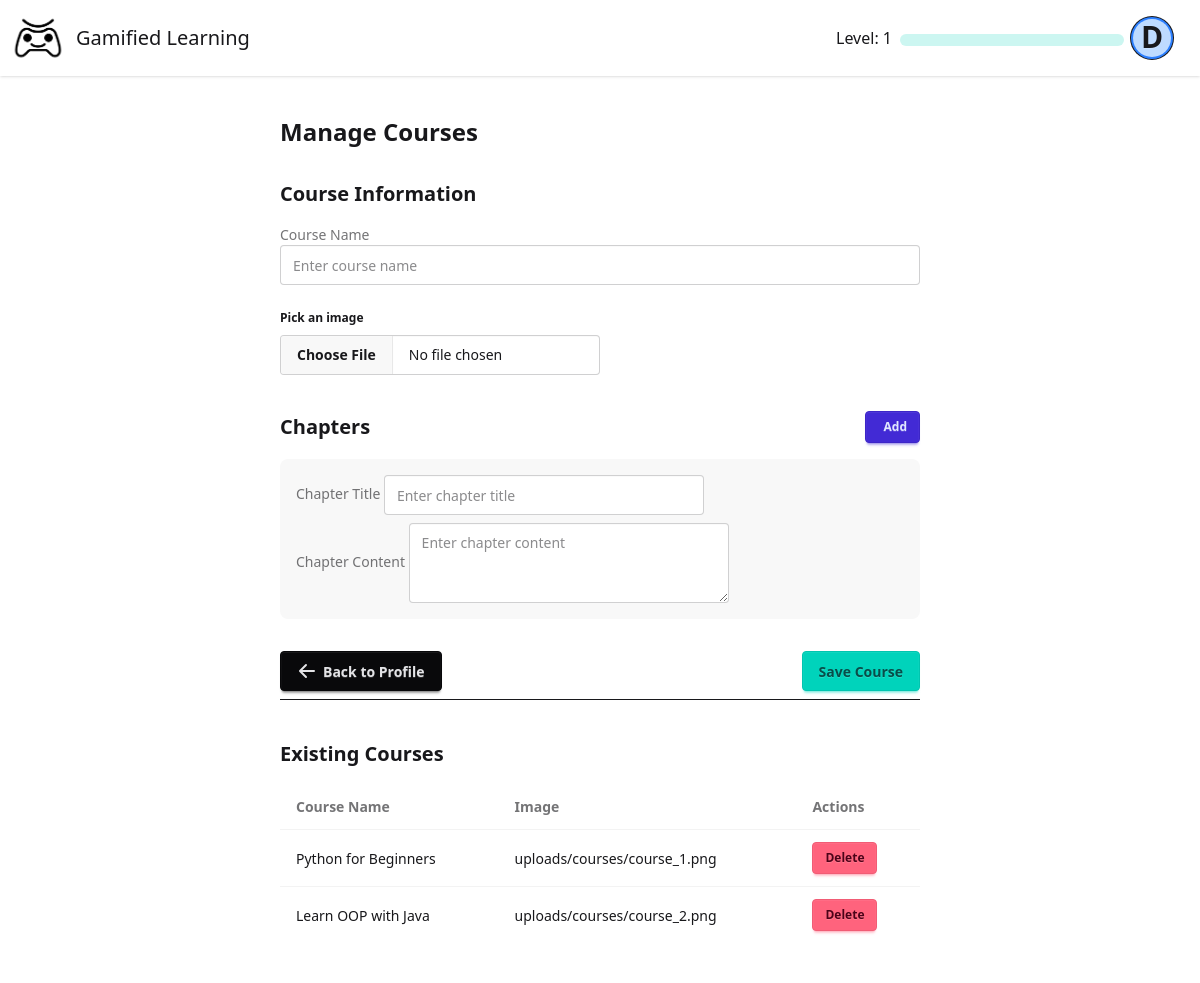
Screenshot of /admin_courses (signed in) with the database file from the repository.
### models/models.py (models this page shows, shortened)
class User(db.Model):
    id = db.Column(db.Integer, primary_key=True)
    name = db.Column(db.String(100), nullable=False)
    username = db.Column(db.String(80), unique=True, nullable=False)
    email = db.Column(db.String(120), unique=True, nullable=False)
    stream = db.Column(db.String(20), nullable=False)
    year = db.Column(db.String(10), nullable=False)
    password = db.Column(db.String(120), nullable=False)
    points = db.Column(db.Integer, default=0)
    level = db.Column(db.Integer, default=1)
    is_admin = db.Column(db.Boolean, default=False)
    is_verified = db.Column(db.Boolean, default=False)  # Add is_verified column
    created_at = db.Column(db.DateTime, default=datetime.utcnow)
    last_login = db.Column(db.DateTime)
    courses = db.relationship('Course', secondary=user_courses, back_populates='users')
    completed_chapters = db.relationship('UserChapterProgress', back_populates='user')

class Course(db.Model):
    id = db.Column(db.Integer, primary_key=True)
    name = db.Column(db.String(50), unique=True, nullable=False)
    image = db.Column(db.String(100), nullable=True, default="star.png")
    description = db.Column(db.Text)
    created_at = db.Column(db.DateTime, default=datetime.utcnow)
    updated_at = db.Column(db.DateTime, default=datetime.utcnow, onupdate=datetime.utcnow)
    is_active = db.Column(db.Boolean, default=True)
    users = db.relationship('User', secondary=user_courses, back_populates='courses')
    chapters = db.relationship('Chapter', back_populates='course', cascade='all, delete-orphan')

### routes/admin.py (the view, shortened to what this page needs)
def admin_courses_page():
    if 'user_id' not in session:
        return redirect(url_for('login'))
    user = db.session.get(User, session['user_id'])
    if user is None:
        session.clear()
        return redirect(url_for('home'))
    courses = Course.query.all()
    return render_template('admin_courses.html', user=user, courses=courses)

### templates/admin_courses.html (shortened to what this page needs)
{% extends "base.html" %}
{% block content %}
    <div class="min-h-screen flex items-center justify-center p-4" style="width: 60%; position: relative; left: 50%; transform: translate(-50%, 0);">
        <div class="card w-full max-w-3xl bg-base-100 shadow-xl">
            <div class="card-body">
                <h2 class="card-title text-2xl mb-6">Manage Courses</h2>
                <form method="POST" id="courseForm" enctype="multipart/form-data">
                    <div class="space-y-4">
                        <h3 class="text-xl font-semibold">Course Information</h3>
                        <div class="form-control">
                            <label class="label">
                                <span class="label-text">Course Name</span>
                            </label>
                            <input type="text" name="course_name" placeholder="Enter course name"
                                   class="input input-bordered w-full" required>
                        </div>
                        <div class="form-control">
                            <fieldset class="fieldset">
                                <legend class="fieldset-legend">Pick an image</legend>
                                <input name="course_image" type="file" class="file-input" required />
                            </fieldset>
                        </div>
                    </div>
                    <div class="mt-8">
                        <div class="flex justify-between items-center mb-4">
                            <h3 class="text-xl font-semibold">Chapters</h3>
                            <button type="button" id="addChapterBtn" class="btn btn-primary btn-sm">
                                Add
                            </button>
                        </div>
                        <div id="chaptersContainer" class="space-y-4">
                            <div class="chapter card bg-base-200" data-chapter-id="1">
                                <div class="card-body p-4">
                                    <div class="form-control">
                                        <label class="label">
                                            <span class="label-text">Chapter Title</span>
                                        </label>
                                        <input type="text" name="chapter_title_1" placeholder="Enter chapter title"
                                               class="input input-bordered" required>
                                    </div>
                                    <div class="form-control mt-2">
                                        <label class="label">
                                            <span class="label-text">Chapter Content</span>
                                        </label>
                                        <textarea name="chapter_content_1" placeholder="Enter chapter content"
                                                  class="textarea textarea-bordered" required></textarea>
                                    </div>
                                </div>
                            </div>
                        </div>
                    </div>
                    <div class="mt-8 flex justify-between">
                        <a href="{{ url_for('profile') }}" class="btn btn-neutral">
                            <svg xmlns="http://www.w3.org/2000/svg" class="h-5 w-5" viewBox="0 0 20 20" fill="currentColor">
                                <path fill-rule="evenodd" d="M9.707 16.707a1 1 0 01-1.414 0l-6-6a1 1 0 010-1.414l6-6a1 1 0 011.414 1.414L5.414 9H17a1 1 0 110 2H5.414l4.293 4.293a1 1 0 010 1.414z" clip-rule="evenodd" />
                            </svg>
                            Back to Profile
                        </a>
                        <button type="submit" name="add_course" class="btn btn-accent">
                            Save Course
                        </button>
                    </div>
                </form>
                <hr>
                <div class="mt-8">
                    <h3 class="text-xl font-semibold mb-4">Existing Courses</h3>
                    <div class="overflow-x-auto">
                        <table class="table w-full">
                            <thead>
                                <tr>
                                    <th>Course Name</th>
                                    <th>Image</th>
                                    <th>Actions</th>
                                </tr>
                            </thead>
                            <tbody>
                                {% for course in courses %}
                                    <tr>
                                        <td>{{ course.name }}</td>
                                        <td>{{ course.image }}</td>
                                        <td>
                                            <button class="btn btn-error btn-sm delete-course-btn"
                                                data-course-id="{{ course.id}}"
                                                data-course-name="{{ course.name }}"
                                            >
                                            Delete
                                            </button>
                                        </td>
                                    </tr>
                                {% endfor %}
                            </tbody>
                        </table>
                    </div>
                </div>
            </div>
        </div>
    </div>
{% endblock %}

### templates/base.html (shortened to what this page needs)
<!doctype html>
<html>
    <head>
        <link
            href="https://cdn.jsdelivr.net/npm/daisyui@5"
            rel="stylesheet"
            type="text/css"
        />
        <link rel="stylesheet" href="{{url_for('static',filename='dist/output.css')}}">
        <link
            href="https://cdn.jsdelivr.net/npm/daisyui@5/themes.css"
            rel="stylesheet"
            type="text/css"
        />
    </head>
    <body>
        <div class="min-h-screen flex flex-col">
            <div class="navbar bg-base-100 shadow-sm sticky top-0 z-[100]">
                <div class="flex-1">
                    <div class="flex items-center gap-2">
                        <img
                            src="/static/logo.png"
                            alt="logo"
                            class="size-15"
                        />
                        <a class="text-xl" href="/">Gamified Learning</a>
                    </div>
                </div>
                {% if 'user_id' in session %}
                <div class="flex gap-2 pr-5">
                    <p class="pt-2" style="height: min-content">
                        Level: {{ user.level }}
                    </p>
                    <progress
                        class="progress progress-accent w-56 h-3 mt-4"
                        value="{{ user.points }}"
                        max="200"
                    ></progress>
                    <div class="dropdown dropdown-end">
                        <div
                            tabindex="0"
                            role="button"
                            class="btn btn-ghost btn-circle avatar"
                        >
                            <div
                                class="w-10 rounded-full ring ring-blue ring-offset-2 ring-offset-blue-500 bg-blue-200"
                            >
                                <span class="text-3xl"
                                    >{{ user.name|first }}</span
                                >
                            </div>
                        </div>
                    </div>
                </div>
                {% else %}
                <a href="{{ url_for('login') }}" class="pr-5">Login</a>
                {% endif %}
            </div>
            <main class="flex-grow">{% block content %}{% endblock %}</main>
        </div>
    </body>
</html>

### rows the page displays
User: level "1", name|first "D"
Course: name "Python for Beginners", image "uploads/courses/course_1.png"
Course: name "Learn OOP with Java", image "uploads/courses/course_2.png"
